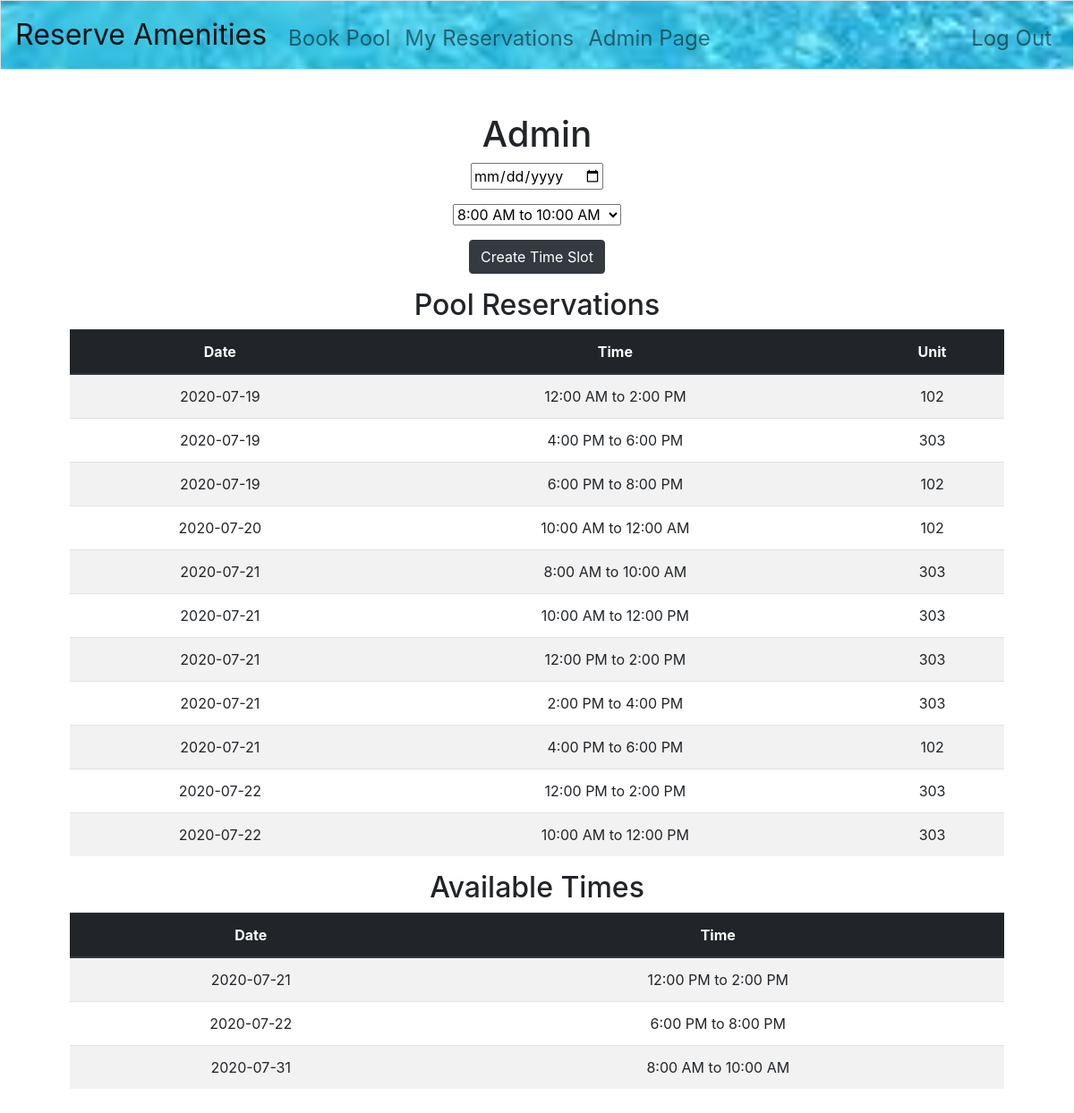
Screenshot of /admin (signed in) with the database file from the repository.
### tables this page shows
CREATE TABLE 'slots' ('slot_id' INTEGER PRIMARY KEY AUTOINCREMENT NOT NULL,'user_id' INT, 'date' TEXT NOT NULL, 'time' TEXT NOT NULL);

CREATE TABLE 'residents' ('user_id' INTEGER PRIMARY KEY NOT NULL, 'unit' TEXT NOT NULL);

### application.py (the view)
@app.route("/admin", methods=["GET", "POST"])
def admin():
    id = session["user_id"]
    if request.method=="GET":
        user_type = db.execute("SELECT type FROM users WHERE id = :id", id=id)
        slots = db.execute("SELECT * FROM slots s LEFT JOIN residents r WHERE s.user_id = r.user_id")
        available_slots = db.execute("SELECT * FROM slots WHERE user_id IS NULL")
        if user_type[0]["type"] == "admin":
            return render_template("admin.html", slots=slots, available_slots=available_slots, today=today)
        else:
            return apology("Must be admin", 403)
    elif request.method=="POST":
        date = request.form.get("date")
        timeslot = request.form.get("timeslot")
        db.execute("INSERT INTO slots (date, time) VALUES (:date, :timeslot)", date=date, timeslot=timeslot)
        flash("New timeslot created!")
        return render_template("admin.html")

### application.py (called while the page is built)
@app.after_request
def after_request(response):
    response.headers["Cache-Control"] = "no-cache, no-store, must-revalidate"
    response.headers["Expires"] = 0
    response.headers["Pragma"] = "no-cache"
    return response

### templates/admin.html (shortened to what this page needs)
{% extends "layout.html" %}
{% block main %}
<h1>Admin</h1>
    <form action="/admin" method="post">
        <div class="form-group">
            <input type="date" name="date" min={{ today }}>
        </div>
        <div class="form-group">
            <select name="timeslot">
                <option value="8:00 AM to 10:00 AM">8:00 AM to 10:00 AM</option>
            </select>
        </div>
        <div class="form-group">
           <button class="btn btn-dark" type="submit">Create Time Slot</button>
        </div>
    </form>
    <h2>Pool Reservations</h2>
    <table style="width:100%" class="table table-striped">
    <thead class="thead-dark">
        <tr>
            <th scope="col">Date</th>
            <th scope="col">Time</th>
            <th scope="col">Unit</th>
        </tr>
    </thead>
    {% for slot in slots %}
    <tr>
        <td>{{ slot["date"] }}</td>
        <td>{{ slot["time"] }}</td>
        <td>{{ slot["unit"] }} </td>
    </tr>
    {% endfor %}
</table>
<h2>Available Times</h2>
    <table style="width:100%" class="table table-striped">
    <thead class="thead-dark">
        <tr>
            <th scope="col">Date</th>
            <th scope="col">Time</th>
        </tr>
    </thead>
    {% for available_slot in available_slots %}
    <tr>
        <td>{{ available_slot["date"] }}</td>
        <td>{{ available_slot["time"] }}</td>
    </tr>
    {% endfor %}
</table>
{% endblock %}

### rows the page displays
slots: date "2020-07-19", time "12:00 AM to 2:00 PM", unit "102"
slots: date "2020-07-19", time "4:00 PM to 6:00 PM", unit "303"
slots: date "2020-07-19", time "6:00 PM to 8:00 PM", unit "102"
slots: date "2020-07-20", time "10:00 AM to 12:00 AM", unit "102"
slots: date "2020-07-21", time "8:00 AM to 10:00 AM", unit "303"
slots: date "2020-07-21", time "10:00 AM to 12:00 PM", unit "303"
slots: date "2020-07-21", time "12:00 PM to 2:00 PM", unit "303"
slots: date "2020-07-21", time "2:00 PM to 4:00 PM", unit "303"
slots: date "2020-07-21", time "4:00 PM to 6:00 PM", unit "102"
slots: date "2020-07-22", time "12:00 PM to 2:00 PM", unit "303"
slots: date "2020-07-22", time "10:00 AM to 12:00 PM", unit "303"
slots: date "2020-07-21", time "12:00 PM to 2:00 PM"
slots: date "2020-07-22", time "6:00 PM to 8:00 PM"
slots: date "2020-07-31", time "8:00 AM to 10:00 AM"
